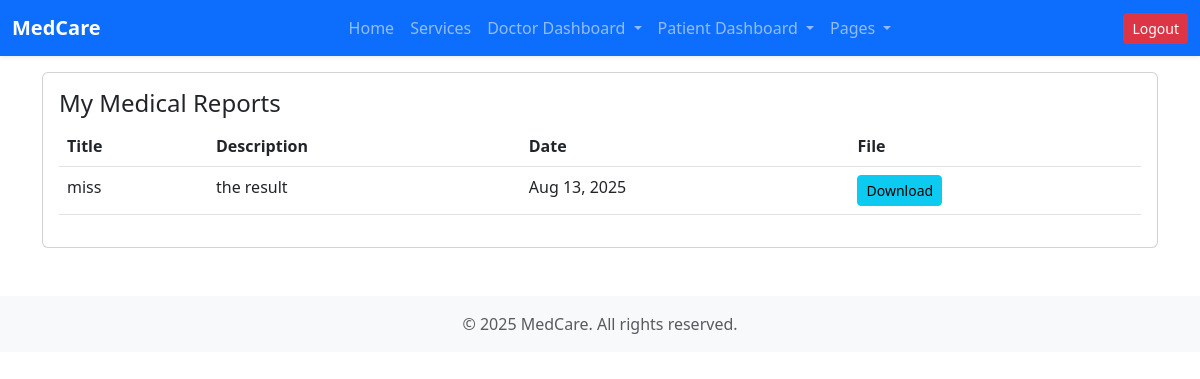
The page /reports/patient/ (signed in) on the database its author committed.
### reports/models.py (models this page shows, shortened)
class MedicalReport(models.Model):
    STATUS_CHOICES = [
        ('draft', 'Draft'),
        ('final', 'Final'),
        ('reviewed', 'Reviewed'),
    ]
    patient = models.ForeignKey(
        settings.AUTH_USER_MODEL, on_delete=models.CASCADE, related_name='patient_reports'
    )
    doctor = models.ForeignKey(
        settings.AUTH_USER_MODEL, on_delete=models.SET_NULL, null=True, blank=True, related_name='doctor_reports'
    )
    title = models.CharField(max_length=255)
    description = models.TextField(blank=True)
    file = models.FileField(upload_to='medical_reports/', null=True, blank=True)
    status = models.CharField(max_length=10, choices=STATUS_CHOICES, default='draft')
    created_at = models.DateTimeField(auto_now_add=True)
    updated_at = models.DateTimeField(auto_now=True)

### reports/views.py (the view)
# urls.py: path('patient/', views.patient_reports, name='patient-reports'),
@login_required
def patient_reports(request):
    reports = MedicalReport.objects.filter(patient=request.user)
    return render(request, 'reports/patient_reports.html', {
        'title': 'My Medical Reports',
        'reports': reports,
    })

### reports/templates/reports/patient_reports.html
{% extends 'base.html' %}
{% block content %}
<div class="row">
    <div class="col-md-12 grid-margin stretch-card">
        <div class="card">
            <div class="card-body">
                <h4 class="card-title">My Medical Reports</h4>
                {% if reports %}
                <div class="table-responsive">
                    <table class="table table-hover">
                        <thead>
                            <tr>
                                <th>Title</th>
                                <th>Description</th>
                                <th>Date</th>
                                <th>File</th>
                            </tr>
                        </thead>
                        <tbody>
                            {% for report in reports %}
                            <tr>
                                <td>{{ report.title }}</td>
                                <td>{{ report.description|truncatechars:100 }}</td>
                                <td>{{ report.created_at|date:"M d, Y" }}</td>
                                <td>
                                    {% if report.file %}
                                    <a href="{% url 'download-report' report.id %}" class="btn btn-sm btn-info">Download</a>
                                    {% else %}
                                    <span class="badge badge-secondary">No file</span>
                                    {% endif %}
                                </td>
                            </tr>
                            {% endfor %}
                        </tbody>
                    </table>
                </div>
                {% else %}
                <p>No reports found.</p>
                {% endif %}
            </div>
        </div>
    </div>
</div>
{% endblock %}

### rows shown on the page
MedicalReport: title "miss", description "the result", created_at "Aug 13, 2025", shows "Download"
